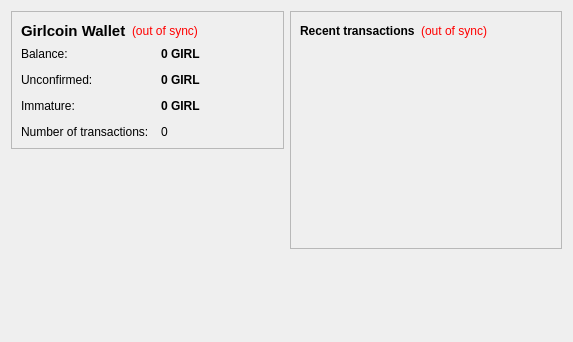
<?xml version="1.0" encoding="UTF-8"?>
<ui version="4.0">
 <class>OverviewPage</class>
 <widget class="QWidget" name="OverviewPage">
  <property name="geometry">
   <rect>
    <x>0</x>
    <y>0</y>
    <width>573</width>
    <height>342</height>
   </rect>
  </property>
  <property name="windowTitle">
   <string>Form</string>
  </property>
  <layout class="QHBoxLayout" name="horizontalLayout" stretch="1,1">
   <item>
    <layout class="QVBoxLayout" name="verticalLayout_2">
     <item>
      <widget class="QFrame" name="frame">
       <property name="frameShape">
        <enum>QFrame::StyledPanel</enum>
       </property>
       <property name="frameShadow">
        <enum>QFrame::Raised</enum>
       </property>
       <layout class="QVBoxLayout" name="verticalLayout_4">
        <item>
         <layout class="QHBoxLayout" name="horizontalLayout_4">
          <item>
           <widget class="QLabel" name="label_5">
            <property name="font">
             <font>
              <pointsize>11</pointsize>
              <weight>75</weight>
              <bold>true</bold>
             </font>
            </property>
            <property name="text">
             <string>Girlcoin Wallet</string>
            </property>
           </widget>
          </item>
          <item>
           <widget class="QLabel" name="labelWalletStatus">
            <property name="toolTip">
             <string>The displayed information may be out of date. Your wallet automatically synchronizes with the Girlcoin network after a connection is established, but this process has not completed yet.</string>
            </property>
            <property name="styleSheet">
             <string notr="true">QLabel { color: red; }</string>
            </property>
            <property name="text">
             <string notr="true">(out of sync)</string>
            </property>
            <property name="alignment">
             <set>Qt::AlignLeading|Qt::AlignLeft|Qt::AlignVCenter</set>
            </property>
           </widget>
          </item>
          <item>
           <spacer name="horizontalSpacer_2">
            <property name="orientation">
             <enum>Qt::Horizontal</enum>
            </property>
            <property name="sizeHint" stdset="0">
             <size>
              <width>40</width>
              <height>20</height>
             </size>
            </property>
           </spacer>
          </item>
         </layout>
        </item>
        <item>
         <layout class="QFormLayout" name="formLayout_2">
          <property name="fieldGrowthPolicy">
           <enum>QFormLayout::AllNonFixedFieldsGrow</enum>
          </property>
          <property name="horizontalSpacing">
           <number>12</number>
          </property>
          <property name="verticalSpacing">
           <number>12</number>
          </property>
          <item row="0" column="0">
           <widget class="QLabel" name="label">
            <property name="text">
             <string>Balance:</string>
            </property>
           </widget>
          </item>
          <item row="0" column="1">
           <widget class="QLabel" name="labelBalance">
            <property name="font">
             <font>
              <weight>75</weight>
              <bold>true</bold>
             </font>
            </property>
            <property name="cursor">
             <cursorShape>IBeamCursor</cursorShape>
            </property>
            <property name="toolTip">
             <string>Your current balance</string>
            </property>
            <property name="text">
             <string notr="true">0 GIRL</string>
            </property>
            <property name="textInteractionFlags">
             <set>Qt::LinksAccessibleByMouse|Qt::TextSelectableByKeyboard|Qt::TextSelectableByMouse</set>
            </property>
           </widget>
          </item>
          <item row="1" column="0">
           <widget class="QLabel" name="label_3">
            <property name="text">
             <string>Unconfirmed:</string>
            </property>
           </widget>
          </item>
          <item row="1" column="1">
           <widget class="QLabel" name="labelUnconfirmed">
            <property name="font">
             <font>
              <weight>75</weight>
              <bold>true</bold>
             </font>
            </property>
            <property name="cursor">
             <cursorShape>IBeamCursor</cursorShape>
            </property>
            <property name="toolTip">
             <string>Total of transactions that have yet to be confirmed, and do not yet count toward the current balance</string>
            </property>
            <property name="text">
             <string notr="true">0 GIRL</string>
            </property>
            <property name="textInteractionFlags">
             <set>Qt::LinksAccessibleByMouse|Qt::TextSelectableByKeyboard|Qt::TextSelectableByMouse</set>
            </property>
           </widget>
          </item>
          <item row="3" column="0">
           <widget class="QLabel" name="label_2">
            <property name="text">
             <string>Number of transactions:</string>
            </property>
           </widget>
          </item>
          <item row="3" column="1">
           <widget class="QLabel" name="labelNumTransactions">
            <property name="toolTip">
             <string>Total number of transactions in wallet</string>
            </property>
            <property name="text">
             <string notr="true">0</string>
            </property>
           </widget>
          </item>
          <item row="2" column="0">
           <widget class="QLabel" name="labelImmatureText">
            <property name="text">
             <string>Immature:</string>
            </property>
           </widget>
          </item>
          <item row="2" column="1">
           <widget class="QLabel" name="labelImmature">
            <property name="font">
             <font>
              <weight>75</weight>
              <bold>true</bold>
             </font>
            </property>
            <property name="toolTip">
             <string>Mined balance that has not yet matured</string>
            </property>
            <property name="text">
             <string notr="true">0 GIRL</string>
            </property>
            <property name="textInteractionFlags">
             <set>Qt::LinksAccessibleByMouse|Qt::TextSelectableByKeyboard|Qt::TextSelectableByMouse</set>
            </property>
           </widget>
          </item>
         </layout>
        </item>
       </layout>
      </widget>
     </item>
     <item>
      <spacer name="verticalSpacer">
       <property name="orientation">
        <enum>Qt::Vertical</enum>
       </property>
       <property name="sizeHint" stdset="0">
        <size>
         <width>20</width>
         <height>40</height>
        </size>
       </property>
      </spacer>
     </item>
     <item>
      <widget class="QLabel" name="label_6">
       <property name="text">
        <string/>
       </property>
      </widget>
     </item>
    </layout>
   </item>
   <item>
    <layout class="QVBoxLayout" name="verticalLayout_3">
     <item>
      <widget class="QFrame" name="frame_2">
       <property name="frameShape">
        <enum>QFrame::StyledPanel</enum>
       </property>
       <property name="frameShadow">
        <enum>QFrame::Raised</enum>
       </property>
       <layout class="QVBoxLayout" name="verticalLayout">
        <item>
         <layout class="QHBoxLayout" name="horizontalLayout_2">
          <item>
           <widget class="QLabel" name="label_4">
            <property name="text">
             <string>&lt;b&gt;Recent transactions&lt;/b&gt;</string>
            </property>
           </widget>
          </item>
          <item>
           <widget class="QLabel" name="labelTransactionsStatus">
            <property name="toolTip">
             <string>The displayed information may be out of date. Your wallet automatically synchronizes with the Girlcoin network after a connection is established, but this process has not completed yet.</string>
            </property>
            <property name="styleSheet">
             <string notr="true">QLabel { color: red; }</string>
            </property>
            <property name="text">
             <string notr="true">(out of sync)</string>
            </property>
            <property name="alignment">
             <set>Qt::AlignRight|Qt::AlignTrailing|Qt::AlignVCenter</set>
            </property>
           </widget>
          </item>
          <item>
           <spacer name="horizontalSpacer">
            <property name="orientation">
             <enum>Qt::Horizontal</enum>
            </property>
            <property name="sizeHint" stdset="0">
             <size>
              <width>40</width>
              <height>20</height>
             </size>
            </property>
           </spacer>
          </item>
         </layout>
        </item>
        <item>
         <widget class="QListView" name="listTransactions">
          <property name="styleSheet">
           <string notr="true">QListView { background: transparent; }</string>
          </property>
          <property name="frameShape">
           <enum>QFrame::NoFrame</enum>
          </property>
          <property name="verticalScrollBarPolicy">
           <enum>Qt::ScrollBarAlwaysOff</enum>
          </property>
          <property name="horizontalScrollBarPolicy">
           <enum>Qt::ScrollBarAlwaysOff</enum>
          </property>
          <property name="selectionMode">
           <enum>QAbstractItemView::NoSelection</enum>
          </property>
         </widget>
        </item>
       </layout>
      </widget>
     </item>
     <item>
      <spacer name="verticalSpacer_2">
       <property name="orientation">
        <enum>Qt::Vertical</enum>
       </property>
       <property name="sizeHint" stdset="0">
        <size>
         <width>20</width>
         <height>40</height>
        </size>
       </property>
      </spacer>
     </item>
    </layout>
   </item>
  </layout>
 </widget>
 <resources>
  <include location="../bitcoin.qrc"/>
 </resources>
 <connections/>
</ui>
